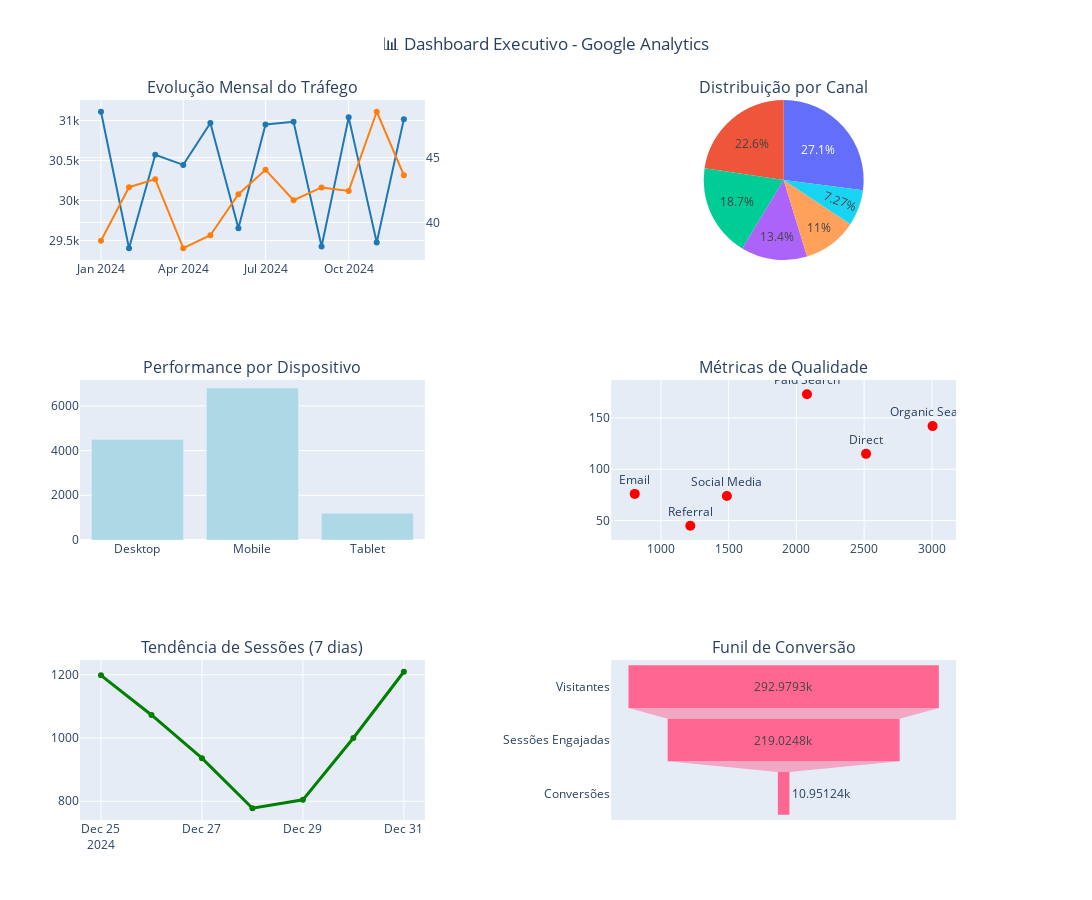

Source (notebook cell):
### Code cell
# Criando um dashboard executivo com métricas principais
def create_executive_dashboard(traffic_df, channel_df, device_df):
    """
    Cria um dashboard executivo com as principais métricas de forma interativa.
    """
    
    # Calcular KPIs principais
    total_sessions = traffic_df['sessions'].sum()
    total_users = traffic_df['users'].sum()
    avg_bounce_rate = traffic_df['bounceRate'].mean() * 100
    avg_session_duration = traffic_df['avgSessionDuration'].mean()
    
    # Criar subplots
    fig = make_subplots(
        rows=3, cols=2,
        subplot_titles=('Evolução Mensal do Tráfego', 'Distribuição por Canal',
                       'Performance por Dispositivo', 'Métricas de Qualidade',
                       'Tendência de Sessões (7 dias)', 'Funil de Conversão'),
        specs=[[{"secondary_y": True}, {"type": "pie"}],
               [{"type": "bar"}, {"type": "scatter"}],
               [{"secondary_y": True}, {"type": "funnel"}]]
    )
    
    # Gráfico 1: Evolução mensal (agregando dados diários em mensais)
    traffic_monthly = traffic_df.copy()
    traffic_monthly['month'] = traffic_monthly['date'].dt.to_period('M')
    monthly_data = traffic_monthly.groupby('month').agg({
        'sessions': 'sum',
        'users': 'sum',
        'bounceRate': 'mean'
    }).reset_index()
    
    fig.add_trace(
        go.Scatter(x=monthly_data['month'].astype(str), y=monthly_data['sessions'],
                  name='Sessões', line=dict(color='#1f77b4')),
        row=1, col=1
    )
    
    fig.add_trace(
        go.Scatter(x=monthly_data['month'].astype(str), y=monthly_data['bounceRate']*100,
                  name='Taxa Rejeição (%)', line=dict(color='#ff7f0e')),
        row=1, col=1, secondary_y=True
    )
    
    # Gráfico 2: Pizza dos canais
    fig.add_trace(
        go.Pie(labels=channel_df['channel'], values=channel_df['sessions'],
               name="Canais"),
        row=1, col=2
    )
    
    # Gráfico 3: Performance por dispositivo
    fig.add_trace(
        go.Bar(x=device_df['device'], y=device_df['sessions'],
               name='Sessões por Dispositivo', marker_color='lightblue'),
        row=2, col=1
    )
    
    # Gráfico 4: Scatter métricas de qualidade
    fig.add_trace(
        go.Scatter(x=channel_df['sessions'], y=channel_df['conversions'],
                  mode='markers+text', text=channel_df['channel'],
                  textposition="top center", name='Canais',
                  marker=dict(size=10, color='red')),
        row=2, col=2
    )
    
    # Gráfico 5: Tendência últimos 7 dias
    last_7_days = traffic_df.tail(7)
    fig.add_trace(
        go.Scatter(x=last_7_days['date'], y=last_7_days['sessions'],
                  mode='lines+markers', name='Últimos 7 dias',
                  line=dict(color='green', width=3)),
        row=3, col=1
    )
    
    # Gráfico 6: Funil simples
    funnel_data = ['Visitantes', 'Sessões Engajadas', 'Conversões']
    funnel_values = [total_users, total_sessions*0.6, total_sessions*0.03]
    
    fig.add_trace(
        go.Funnel(y=funnel_data, x=funnel_values, name='Funil'),
        row=3, col=2
    )
    
    # Atualizar layout
    fig.update_layout(
        title_text="📊 Dashboard Executivo - Google Analytics",
        title_x=0.5,
        showlegend=False,
        height=900,
        width=1200
    )
    
    # Mostrar dashboard
    fig.write_html('D:/Downloads/imagem7.html')
    fig.show()
    
    # Imprimir KPIs principais
    print("\n" + "="*60)
    print("📈 RESUMO EXECUTIVO - PRINCIPAIS KPIS")
    print("="*60)
    print(f"🔹 Total de Sessões: {total_sessions:,.0f}")
    print(f"🔹 Total de Usuários: {total_users:,.0f}")
    print(f"🔹 Taxa de Rejeição Média: {avg_bounce_rate:.1f}%")
    print(f"🔹 Duração Média da Sessão: {avg_session_duration:.0f} segundos")
    print(f"🔹 Páginas por Sessão: {traffic_df['pageViews'].sum() / total_sessions:.1f}")
    
    # Canal com melhor performance
    best_channel = channel_df.loc[channel_df['conversionRate'].idxmax()]
    print(f"🔹 Melhor Canal (Conversão): {best_channel['channel']} ({best_channel['conversionRate']:.2f}%)")
    
    # Dispositivo dominante
    main_device = device_df.loc[device_df['sessions'].idxmax()]
    print(f"🔹 Dispositivo Principal: {main_device['device']} ({main_device['sessions']:,} sessões)")
    
    print("="*60)

# Executar dashboard executivo
create_executive_dashboard(traffic_df, channel_df, device_df)

### Figure 1 — Plotly figure (JSON) as saved in the notebook; plotly's stock layout.template omitted (floating-point values rounded to 4 significant figures)
{"data": [{"line": {"color": "#1f77b4"}, "name": "Sessões", "type": "scatter", "x": ["2024-01", "2024-02", "2024-03", "2024-04", "2024-05", "2024-06", "2024-07", "2024-08", "2024-09", "2024-10", "2024-11", "2024-12"], "xaxis": "x", "y": [31110.0, 29400.0, 30570.0, 30450.0, 30970.0, 29650.0, 30950.0, 30980.0, 29420.0, 31040.0, 29480.0, 31020.0], "yaxis": "y"}, {"line": {"color": "#ff7f0e"}, "name": "Taxa Rejeição (%)", "type": "scatter", "x": ["2024-01", "2024-02", "2024-03", "2024-04", "2024-05", "2024-06", "2024-07", "2024-08", "2024-09", "2024-10", "2024-11", "2024-12"], "xaxis": "x", "y": [38.58, 42.72, 43.34, 38.0, 39.01, 42.17, 44.05, 41.7, 42.7, 42.43, 48.54, 43.64], "yaxis": "y2"}, {"domain": {"x": [0.57, 0.94], "y": [0.7778, 1]}, "labels": ["Organic Search", "Direct", "Social Media", "Paid Search", "Email", "Referral"], "name": "Canais", "type": "pie", "values": [3005, 2514, 1487, 2078, 807, 1217]}, {"marker": {"color": "lightblue"}, "name": "Sessões por Dispositivo", "type": "bar", "x": ["Desktop", "Mobile", "Tablet"], "xaxis": "x2", "y": [4500, 6800, 1200], "yaxis": "y3"}, {"marker": {"color": "red", "size": 10}, "mode": "markers+text", "name": "Canais", "text": ["Organic Search", "Direct", "Social Media", "Paid Search", "Email", "Referral"], "textposition": "top center", "type": "scatter", "x": [3005, 2514, 1487, 2078, 807, 1217], "xaxis": "x3", "y": [142, 115, 74, 173, 76, 45], "yaxis": "y4"}, {"line": {"color": "green", "width": 3}, "mode": "lines+markers", "name": "Últimos 7 dias", "type": "scatter", "x": ["2024-12-25T00:00:00.000000000", "2024-12-26T00:00:00.000000000", "2024-12-27T00:00:00.000000000", "2024-12-28T00:00:00.000000000", "2024-12-29T00:00:00.000000000", "2024-12-30T00:00:00.000000000", "2024-12-31T00:00:00.000000000"], "xaxis": "x4", "y": [1198.0, 1073.0, 936.2, 778.0, 804.6, 1000.0, 1209.0], "yaxis": "y5"}, {"name": "Funil", "type": "funnel", "x": [293000.0, 219000.0, 10950.0], "xaxis": "x5", "y": ["Visitantes", "Sessões Engajadas", "Conversões"], "yaxis": "y7"}], "layout": {"annotations": [{"font": {"size": 16}, "showarrow": false, "text": "Evolução Mensal do Tráfego", "x": 0.185, "xanchor": "center", "xref": "paper", "y": 1, "yanchor": "bottom", "yref": "paper"}, {"font": {"size": 16}, "showarrow": false, "text": "Distribuição por Canal", "x": 0.755, "xanchor": "center", "xref": "paper", "y": 1, "yanchor": "bottom", "yref": "paper"}, {"font": {"size": 16}, "showarrow": false, "text": "Performance por Dispositivo", "x": 0.185, "xanchor": "center", "xref": "paper", "y": 0.6111, "yanchor": "bottom", "yref": "paper"}, {"font": {"size": 16}, "showarrow": false, "text": "Métricas de Qualidade", "x": 0.755, "xanchor": "center", "xref": "paper", "y": 0.6111, "yanchor": "bottom", "yref": "paper"}, {"font": {"size": 16}, "showarrow": false, "text": "Tendência de Sessões (7 dias)", "x": 0.185, "xanchor": "center", "xref": "paper", "y": 0.2222, "yanchor": "bottom", "yref": "paper"}, {"font": {"size": 16}, "showarrow": false, "text": "Funil de Conversão", "x": 0.755, "xanchor": "center", "xref": "paper", "y": 0.2222, "yanchor": "bottom", "yref": "paper"}], "height": 900, "showlegend": false, "title": {"text": "📊 Dashboard Executivo - Google Analytics", "x": 0.5}, "width": 1200, "xaxis": {"anchor": "y", "domain": [0, 0.37]}, "xaxis2": {"anchor": "y3", "domain": [0, 0.37]}, "xaxis3": {"anchor": "y4", "domain": [0.57, 0.94]}, "xaxis4": {"anchor": "y5", "domain": [0, 0.37]}, "xaxis5": {"anchor": "y7", "domain": [0.57, 0.94]}, "yaxis": {"anchor": "x", "domain": [0.7778, 1]}, "yaxis2": {"anchor": "x", "overlaying": "y", "side": "right"}, "yaxis3": {"anchor": "x2", "domain": [0.3889, 0.6111]}, "yaxis4": {"anchor": "x3", "domain": [0.3889, 0.6111]}, "yaxis5": {"anchor": "x4", "domain": [0, 0.2222]}, "yaxis6": {"anchor": "x4", "overlaying": "y5", "side": "right"}, "yaxis7": {"anchor": "x5", "domain": [0, 0.2222]}}}
